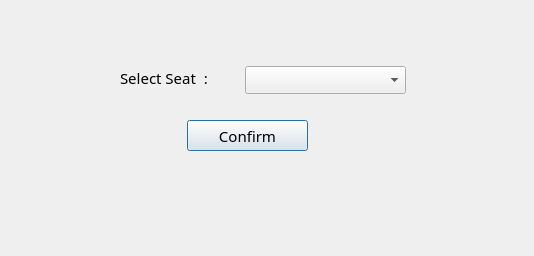
<?xml version="1.0" encoding="UTF-8"?>
<ui version="4.0">
 <class>Confirm_Booking_1</class>
 <widget class="QDialog" name="Confirm_Booking_1">
  <property name="geometry">
   <rect>
    <x>0</x>
    <y>0</y>
    <width>534</width>
    <height>256</height>
   </rect>
  </property>
  <property name="windowTitle">
   <string>Confirm Booking</string>
  </property>
  <widget class="QPushButton" name="btnConfirm1">
   <property name="geometry">
    <rect>
     <x>187</x>
     <y>120</y>
     <width>121</width>
     <height>31</height>
    </rect>
   </property>
   <property name="font">
    <font>
     <family>Leelawadee UI Semilight</family>
     <pointsize>11</pointsize>
    </font>
   </property>
   <property name="text">
    <string>Confirm</string>
   </property>
  </widget>
  <widget class="QComboBox" name="cmbConfirm">
   <property name="geometry">
    <rect>
     <x>245</x>
     <y>66</y>
     <width>161</width>
     <height>28</height>
    </rect>
   </property>
   <property name="font">
    <font>
     <family>Leelawadee UI Semilight</family>
     <pointsize>10</pointsize>
    </font>
   </property>
  </widget>
  <widget class="QLabel" name="label_18">
   <property name="geometry">
    <rect>
     <x>120</x>
     <y>70</y>
     <width>111</width>
     <height>16</height>
    </rect>
   </property>
   <property name="font">
    <font>
     <family>Leelawadee UI Semilight</family>
     <pointsize>11</pointsize>
    </font>
   </property>
   <property name="text">
    <string>Select Seat  :</string>
   </property>
  </widget>
  <widget class="QLabel" name="lblSeat">
   <property name="geometry">
    <rect>
     <x>184</x>
     <y>184</y>
     <width>211</width>
     <height>20</height>
    </rect>
   </property>
   <property name="font">
    <font>
     <family>Leelawadee UI Semilight</family>
     <pointsize>11</pointsize>
    </font>
   </property>
   <property name="text">
    <string/>
   </property>
  </widget>
 </widget>
 <resources/>
 <connections/>
</ui>
